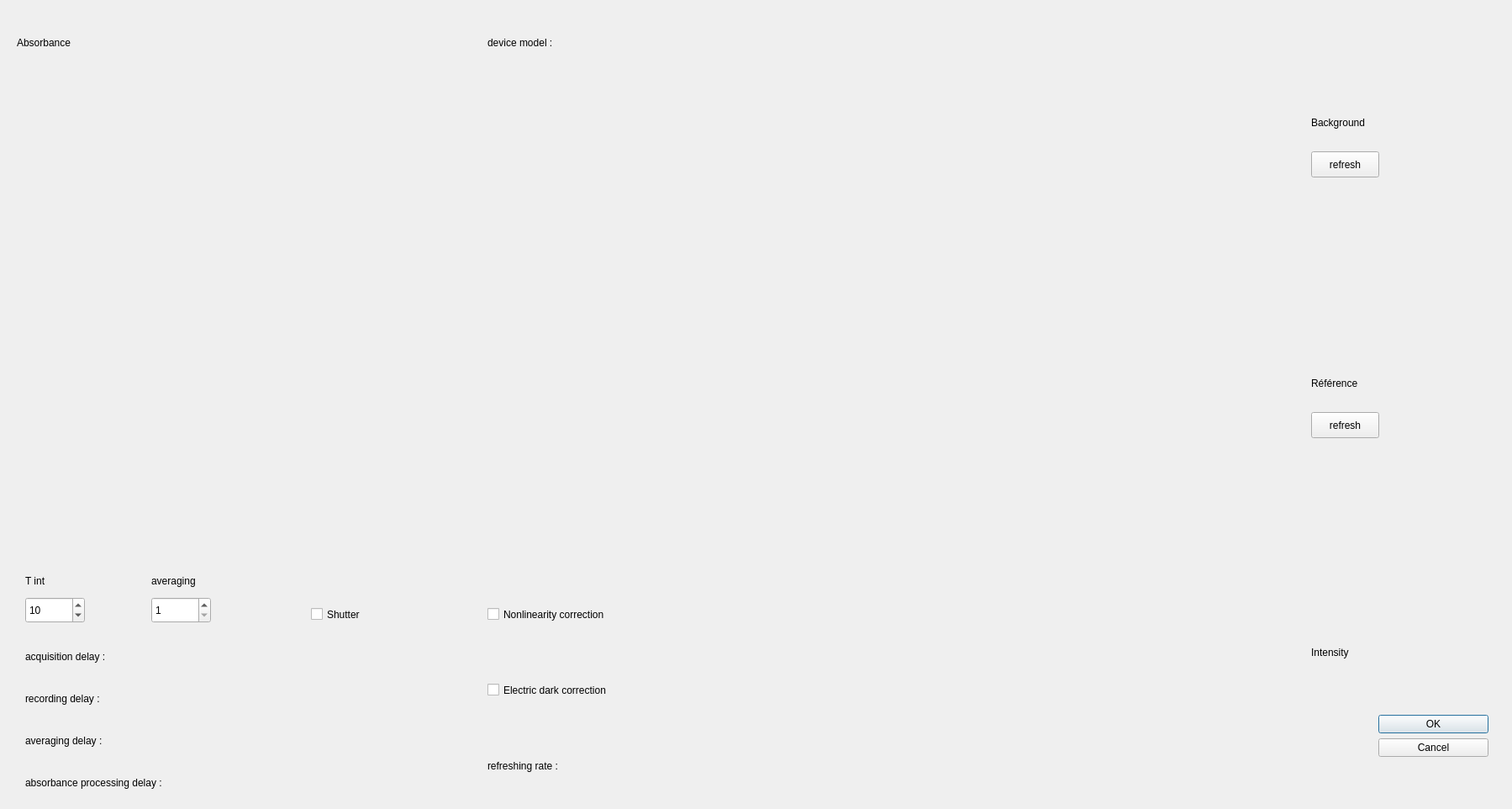
<?xml version="1.0" encoding="UTF-8"?>
<ui version="4.0">
 <class>spectro_config</class>
 <widget class="QDialog" name="spectro_config">
  <property name="geometry">
   <rect>
    <x>0</x>
    <y>0</y>
    <width>1799</width>
    <height>962</height>
   </rect>
  </property>
  <property name="windowTitle">
   <string>Spectrometry Configuration</string>
  </property>
  <property name="accessibleName">
   <string/>
  </property>
  <widget class="QDialogButtonBox" name="buttonBox">
   <property name="geometry">
    <rect>
     <x>1640</x>
     <y>850</y>
     <width>131</width>
     <height>71</height>
    </rect>
   </property>
   <property name="orientation">
    <enum>Qt::Vertical</enum>
   </property>
   <property name="standardButtons">
    <set>QDialogButtonBox::Cancel|QDialogButtonBox::Ok</set>
   </property>
  </widget>
  <widget class="QLabel" name="label_background">
   <property name="geometry">
    <rect>
     <x>1560</x>
     <y>130</y>
     <width>191</width>
     <height>31</height>
    </rect>
   </property>
   <property name="text">
    <string>Background</string>
   </property>
  </widget>
  <widget class="QLabel" name="label_ref">
   <property name="geometry">
    <rect>
     <x>1560</x>
     <y>440</y>
     <width>91</width>
     <height>31</height>
    </rect>
   </property>
   <property name="text">
    <string>Référence</string>
   </property>
  </widget>
  <widget class="QLabel" name="label_intensity">
   <property name="geometry">
    <rect>
     <x>1560</x>
     <y>760</y>
     <width>101</width>
     <height>31</height>
    </rect>
   </property>
   <property name="text">
    <string>Intensity</string>
   </property>
  </widget>
  <widget class="QLabel" name="label_abs">
   <property name="geometry">
    <rect>
     <x>20</x>
     <y>30</y>
     <width>121</width>
     <height>41</height>
    </rect>
   </property>
   <property name="text">
    <string>Absorbance</string>
   </property>
  </widget>
  <widget class="QPushButton" name="refresh_background">
   <property name="geometry">
    <rect>
     <x>1560</x>
     <y>180</y>
     <width>81</width>
     <height>31</height>
    </rect>
   </property>
   <property name="text">
    <string>refresh</string>
   </property>
  </widget>
  <widget class="QPushButton" name="refresh_ref">
   <property name="geometry">
    <rect>
     <x>1560</x>
     <y>490</y>
     <width>81</width>
     <height>31</height>
    </rect>
   </property>
   <property name="text">
    <string>refresh</string>
   </property>
  </widget>
  <widget class="QSpinBox" name="Tint">
   <property name="geometry">
    <rect>
     <x>30</x>
     <y>710</y>
     <width>71</width>
     <height>31</height>
    </rect>
   </property>
   <property name="minimum">
    <number>1</number>
   </property>
   <property name="maximum">
    <number>1000</number>
   </property>
   <property name="value">
    <number>10</number>
   </property>
  </widget>
  <widget class="QLabel" name="label_tint">
   <property name="geometry">
    <rect>
     <x>30</x>
     <y>680</y>
     <width>71</width>
     <height>21</height>
    </rect>
   </property>
   <property name="text">
    <string>T int</string>
   </property>
  </widget>
  <widget class="QLabel" name="label_avg">
   <property name="geometry">
    <rect>
     <x>180</x>
     <y>680</y>
     <width>81</width>
     <height>21</height>
    </rect>
   </property>
   <property name="text">
    <string>averaging</string>
   </property>
  </widget>
  <widget class="QSpinBox" name="avg">
   <property name="geometry">
    <rect>
     <x>180</x>
     <y>710</y>
     <width>71</width>
     <height>31</height>
    </rect>
   </property>
   <property name="minimum">
    <number>1</number>
   </property>
   <property name="maximum">
    <number>500</number>
   </property>
   <property name="value">
    <number>1</number>
   </property>
  </widget>
  <widget class="QCheckBox" name="shutter">
   <property name="geometry">
    <rect>
     <x>370</x>
     <y>710</y>
     <width>131</width>
     <height>41</height>
    </rect>
   </property>
   <property name="text">
    <string>Shutter</string>
   </property>
  </widget>
  <widget class="QLabel" name="acquisition_delay_display">
   <property name="geometry">
    <rect>
     <x>30</x>
     <y>760</y>
     <width>401</width>
     <height>41</height>
    </rect>
   </property>
   <property name="text">
    <string>acquisition delay : </string>
   </property>
  </widget>
  <widget class="QLabel" name="recording_delay_display">
   <property name="geometry">
    <rect>
     <x>30</x>
     <y>810</y>
     <width>341</width>
     <height>41</height>
    </rect>
   </property>
   <property name="text">
    <string>recording delay : </string>
   </property>
  </widget>
  <widget class="QLabel" name="refresh_rate_display">
   <property name="geometry">
    <rect>
     <x>580</x>
     <y>890</y>
     <width>341</width>
     <height>41</height>
    </rect>
   </property>
   <property name="text">
    <string>refreshing rate : </string>
   </property>
  </widget>
  <widget class="QCheckBox" name="EDcorr_box">
   <property name="geometry">
    <rect>
     <x>580</x>
     <y>800</y>
     <width>241</width>
     <height>41</height>
    </rect>
   </property>
   <property name="text">
    <string>Electric dark correction</string>
   </property>
  </widget>
  <widget class="QCheckBox" name="NLcorr_box">
   <property name="geometry">
    <rect>
     <x>580</x>
     <y>710</y>
     <width>241</width>
     <height>41</height>
    </rect>
   </property>
   <property name="text">
    <string>Nonlinearity correction</string>
   </property>
  </widget>
  <widget class="PlotWidget" name="background_widget" native="true">
   <property name="geometry">
    <rect>
     <x>960</x>
     <y>10</y>
     <width>551</width>
     <height>301</height>
    </rect>
   </property>
  </widget>
  <widget class="PlotWidget" name="reference_widget" native="true">
   <property name="geometry">
    <rect>
     <x>959</x>
     <y>319</y>
     <width>551</width>
     <height>311</height>
    </rect>
   </property>
  </widget>
  <widget class="PlotWidget" name="intensity_widget" native="true">
   <property name="geometry">
    <rect>
     <x>960</x>
     <y>640</y>
     <width>551</width>
     <height>311</height>
    </rect>
   </property>
  </widget>
  <widget class="PlotWidget" name="absorbance_widget" native="true">
   <property name="geometry">
    <rect>
     <x>10</x>
     <y>80</y>
     <width>931</width>
     <height>581</height>
    </rect>
   </property>
  </widget>
  <widget class="QLabel" name="label_model">
   <property name="geometry">
    <rect>
     <x>580</x>
     <y>30</y>
     <width>301</width>
     <height>41</height>
    </rect>
   </property>
   <property name="text">
    <string>device model : </string>
   </property>
  </widget>
  <widget class="QLabel" name="averaging_delay_display">
   <property name="geometry">
    <rect>
     <x>30</x>
     <y>860</y>
     <width>341</width>
     <height>41</height>
    </rect>
   </property>
   <property name="text">
    <string>averaging delay : </string>
   </property>
  </widget>
  <widget class="QLabel" name="absorbance_processing_delay_display">
   <property name="geometry">
    <rect>
     <x>30</x>
     <y>910</y>
     <width>391</width>
     <height>41</height>
    </rect>
   </property>
   <property name="text">
    <string>absorbance processing delay : </string>
   </property>
  </widget>
 </widget>
 <customwidgets>
  <customwidget>
   <class>PlotWidget</class>
   <extends>QWidget</extends>
   <header location="global">pyqtgraph</header>
   <container>1</container>
  </customwidget>
 </customwidgets>
 <resources/>
 <connections>
  <connection>
   <sender>buttonBox</sender>
   <signal>accepted()</signal>
   <receiver>spectro_config</receiver>
   <slot>accept()</slot>
   <hints>
    <hint type="sourcelabel">
     <x>248</x>
     <y>254</y>
    </hint>
    <hint type="destinationlabel">
     <x>157</x>
     <y>274</y>
    </hint>
   </hints>
  </connection>
  <connection>
   <sender>buttonBox</sender>
   <signal>rejected()</signal>
   <receiver>spectro_config</receiver>
   <slot>reject()</slot>
   <hints>
    <hint type="sourcelabel">
     <x>316</x>
     <y>260</y>
    </hint>
    <hint type="destinationlabel">
     <x>286</x>
     <y>274</y>
    </hint>
   </hints>
  </connection>
 </connections>
</ui>
